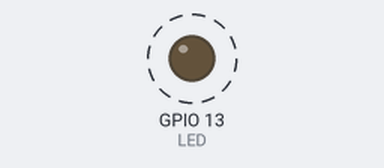
The sketch below on a simulated ESP8266 (NodeMCU). Shown: output pins drawn as LEDs (lit = HIGH). Dashed ring = blinking. WiFi joins after 1.5 s; servers stay silent unless stated; what the sketch prints to the serial monitor is not drawn.

Above: at 1.7 s.
Timing chart, 0 to 4.5 s (numbered marks = the images above):
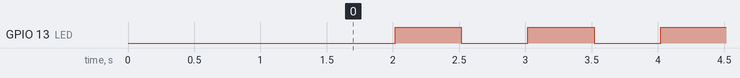

Measured:
- by itself, GPIO 13 (LED): alternates HIGH for 0.50 s and LOW for 0.50 s

The sketch:

Blink_OTA.ino
```cpp
#include <ESP8266WiFi.h>
#include <ESP8266WiFiMulti.h>
#include <ArduinoOTA.h>

ESP8266WiFiMulti wifiMulti;

const byte LED = 13;

void setup() {
  Serial.begin(9600);
  delay(10);
  Serial.println('\n');

//  Removed login credentials

  wifiMulti.addAP("", "");
  wifiMulti.addAP("", "");
  wifiMulti.addAP("", "");

  Serial.println("Connecting....");
  int i = 0;
  while (wifiMulti.run() != WL_CONNECTED){
    delay(250);
    Serial.print('.');
  }
  Serial.println('\n');
  Serial.print("Connected to ");
  Serial.println(WiFi.SSID());
  Serial.print("IP address:\t");
  Serial.println(WiFi.localIP());

  ArduinoOTA.setHostname("ESP8266");
  ArduinoOTA.setPassword("esp8266");

  ArduinoOTA.onStart([](){
    Serial.println("Start");
  });


  ArduinoOTA.onEnd([](){
    Serial.println("\nEnd");
  });

  ArduinoOTA.onProgress([](unsigned int progress, unsigned int total){
    Serial.printf("Progress: %u%%\r", (progress / (total / 100)));
  });

  ArduinoOTA.onError([](ota_error_t error){
    Serial.printf("Error[%u]: ", error);
    if (error == OTA_AUTH_ERROR) Serial.println("Auth failed");
    else if (error == OTA_BEGIN_ERROR) Serial.println("Begin failed");
    else if (error == OTA_CONNECT_ERROR) Serial.println("Connect failed");
    else if (error == OTA_RECEIVE_ERROR) Serial.println("Receive failed");
    else if (error == OTA_END_ERROR) Serial.println("End failed");
  });
  ArduinoOTA.begin();
  Serial.println("OTA ready");

  pinMode(LED, OUTPUT);
  digitalWrite(LED, 1);
}

unsigned long previousTime = millis();
const unsigned long interval = 500;

void loop() {
  ArduinoOTA.handle();
  unsigned long diff = millis() - previousTime;
  if (diff > interval){
    digitalWrite(LED, !digitalRead(LED));
    previousTime += diff;
  }
}
```
